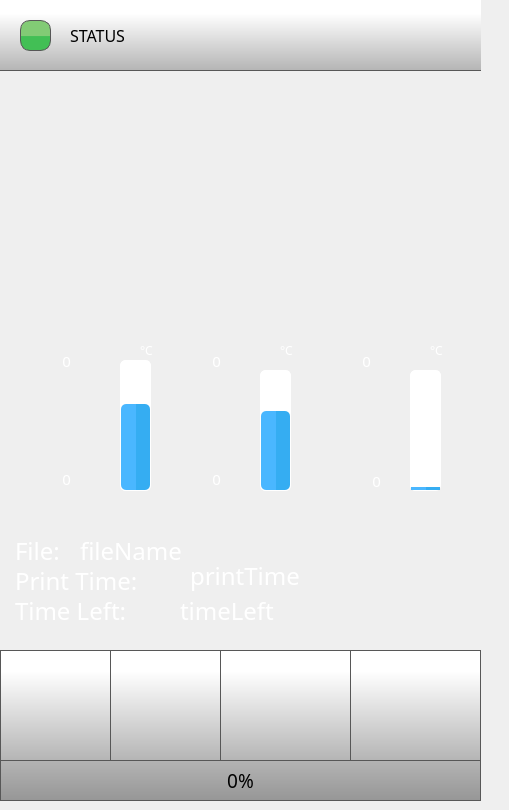
    <widget class="QWidget" name="homePage">
     <widget class="QPushButton" name="playPauseButton">
      <property name="geometry">
       <rect>
        <x>220</x>
        <y>650</y>
        <width>131</width>
        <height>111</height>
       </rect>
      </property>
      <property name="minimumSize">
       <size>
        <width>0</width>
        <height>0</height>
       </size>
      </property>
      <property name="font">
       <font>
        <family>Roboto</family>
       </font>
      </property>
      <property name="styleSheet">
       <string notr="true">QPushButton {
    border: 1px solid rgb(87, 87, 87);
	background-color: qlineargradient(spread:pad, x1:0, y1:1, x2:0, y2:0.188, stop:0 rgba(180, 180, 180, 255), stop:1 rgba(255, 255, 255, 255));
    
}

QPushButton:pressed {

    background-color: qlineargradient(x1: 0, y1: 0, x2: 0, y2: 1,
                                      stop: 0 #dadbde, stop: 1 #f6f7fa);
}

QPushButton:flat {
    border: none; /* no border for a flat push button */
}

QPushButton:default {
    border-color: navy; /* make the default button prominent */
}

QPushButton:focus {
	outline: none;
}</string>
      </property>
      <property name="text">
       <string/>
      </property>
      <property name="icon">
       <iconset>
        <normaloff>templates/img/play-button.png</normaloff>
        <normalon>templates/img/pause-button.png</normalon>templates/img/play-button.png</iconset>
      </property>
      <property name="iconSize">
       <size>
        <width>40</width>
        <height>40</height>
       </size>
      </property>
      <property name="checkable">
       <bool>true</bool>
      </property>
      <property name="checked">
       <bool>false</bool>
      </property>
      <property name="autoDefault">
       <bool>false</bool>
      </property>
      <property name="default">
       <bool>false</bool>
      </property>
      <property name="flat">
       <bool>false</bool>
      </property>
     </widget>
     <widget class="QPushButton" name="stopButton">
      <property name="geometry">
       <rect>
        <x>350</x>
        <y>650</y>
        <width>131</width>
        <height>111</height>
       </rect>
      </property>
      <property name="minimumSize">
       <size>
        <width>0</width>
        <height>0</height>
       </size>
      </property>
      <property name="font">
       <font>
        <family>Roboto</family>
       </font>
      </property>
      <property name="styleSheet">
       <string notr="true">QPushButton {
    border: 1px solid rgb(87, 87, 87);

	background-color: qlineargradient(spread:pad, x1:0, y1:1, x2:0, y2:0.188, stop:0 rgba(180, 180, 180, 255), stop:1 rgba(255, 255, 255, 255));
}

QPushButton:pressed {
    background-color: qlineargradient(x1: 0, y1: 0, x2: 0, y2: 1,
                                      stop: 0 #dadbde, stop: 1 #f6f7fa);
}

QPushButton:flat {
    border: none; /* no border for a flat push button */
}

QPushButton:default {
    border-color: navy; /* make the default button prominent */
}

QPushButton:focus {
	outline: none;
}</string>
      </property>
      <property name="text">
       <string/>
      </property>
      <property name="icon">
       <iconset>
        <normaloff>templates/img/video-player-stop-button.png</normaloff>templates/img/video-player-stop-button.png</iconset>
      </property>
      <property name="iconSize">
       <size>
        <width>30</width>
        <height>30</height>
       </size>
      </property>
     </widget>
     <widget class="QLabel" name="tool0Label">
      <property name="geometry">
       <rect>
        <x>20</x>
        <y>390</y>
        <width>61</width>
        <height>61</height>
       </rect>
      </property>
      <property name="font">
       <font>
        <family>Gotham Medium</family>
        <pointsize>14</pointsize>
        <weight>50</weight>
        <bold>false</bold>
        <underline>false</underline>
        <strikeout>false</strikeout>
       </font>
      </property>
      <property name="styleSheet">
       <string notr="true">
   color:  white;</string>
      </property>
      <property name="text">
       <string/>
      </property>
      <property name="pixmap">
       <pixmap>templates/img/Nozzle.png</pixmap>
      </property>
      <property name="scaledContents">
       <bool>true</bool>
      </property>
     </widget>
     <widget class="QLabel" name="FileNameLabel">
      <property name="geometry">
       <rect>
        <x>15</x>
        <y>540</y>
        <width>61</width>
        <height>21</height>
       </rect>
      </property>
      <property name="font">
       <font>
        <family>Gotham</family>
        <pointsize>18</pointsize>
        <weight>50</weight>
        <bold>false</bold>
       </font>
      </property>
      <property name="styleSheet">
       <string notr="true">color: rgb(255, 255, 255);</string>
      </property>
      <property name="text">
       <string>File:</string>
      </property>
     </widget>
     <widget class="QLabel" name="printTimeLabel">
      <property name="geometry">
       <rect>
        <x>15</x>
        <y>570</y>
        <width>171</width>
        <height>21</height>
       </rect>
      </property>
      <property name="font">
       <font>
        <family>Gotham</family>
        <pointsize>18</pointsize>
        <weight>50</weight>
        <bold>false</bold>
       </font>
      </property>
      <property name="styleSheet">
       <string notr="true">color: rgb(255, 255, 255);</string>
      </property>
      <property name="text">
       <string>Print Time:</string>
      </property>
     </widget>
     <widget class="QLabel" name="fileName">
      <property name="geometry">
       <rect>
        <x>80</x>
        <y>540</y>
        <width>401</width>
        <height>21</height>
       </rect>
      </property>
      <property name="font">
       <font>
        <family>Gotham</family>
        <pointsize>18</pointsize>
       </font>
      </property>
      <property name="styleSheet">
       <string notr="true">color: rgb(255, 255, 255);
background-color: rgba(255, 255, 255, 0);</string>
      </property>
      <property name="text">
       <string>fileName</string>
      </property>
      <property name="scaledContents">
       <bool>true</bool>
      </property>
      <property name="wordWrap">
       <bool>false</bool>
      </property>
     </widget>
     <widget class="QLabel" name="printTime">
      <property name="geometry">
       <rect>
        <x>190</x>
        <y>560</y>
        <width>281</width>
        <height>31</height>
       </rect>
      </property>
      <property name="font">
       <font>
        <family>Gotham</family>
        <pointsize>18</pointsize>
       </font>
      </property>
      <property name="styleSheet">
       <string notr="true">color: rgb(255, 255, 255);
background-color: rgba(255, 255, 255, 0);</string>
      </property>
      <property name="text">
       <string>printTime</string>
      </property>
     </widget>
     <widget class="QLabel" name="timeLeftLabel">
      <property name="geometry">
       <rect>
        <x>15</x>
        <y>600</y>
        <width>161</width>
        <height>21</height>
       </rect>
      </property>
      <property name="font">
       <font>
        <family>Gotham</family>
        <pointsize>18</pointsize>
        <weight>50</weight>
        <bold>false</bold>
       </font>
      </property>
      <property name="styleSheet">
       <string notr="true">color: rgb(255, 255, 255);</string>
      </property>
      <property name="text">
       <string>Time Left:</string>
      </property>
     </widget>
     <widget class="QProgressBar" name="bedTempBar">
      <property name="geometry">
       <rect>
        <x>410</x>
        <y>370</y>
        <width>31</width>
        <height>121</height>
       </rect>
      </property>
      <property name="styleSheet">
       <string notr="true">QProgressBar::chunk {
    border-radius: 5px;
	background-color: qlineargradient(spread:pad, x1:0.517, y1:0, x2:0.522, y2:0, stop:0.0336134 rgba(74, 183, 255, 255), stop:1 rgba(53, 173, 242, 255));
}

QProgressBar {
    border: 1px solid white;
    border-radius: 5px;
}
</string>
      </property>
      <property name="maximum">
       <number>300</number>
      </property>
      <property name="value">
       <number>10</number>
      </property>
      <property name="alignment">
       <set>Qt::AlignCenter</set>
      </property>
      <property name="textVisible">
       <bool>false</bool>
      </property>
      <property name="orientation">
       <enum>Qt::Vertical</enum>
      </property>
      <property name="format">
       <string>%v</string>
      </property>
     </widget>
     <widget class="QLabel" name="bedLabel">
      <property name="geometry">
       <rect>
        <x>330</x>
        <y>380</y>
        <width>61</width>
        <height>71</height>
       </rect>
      </property>
      <property name="font">
       <font>
        <family>Gotham Medium</family>
        <pointsize>14</pointsize>
        <weight>50</weight>
        <bold>false</bold>
        <underline>false</underline>
        <strikeout>false</strikeout>
       </font>
      </property>
      <property name="styleSheet">
       <string notr="true">
   color:  white;
background-color: rgba(255, 255, 255, 0);</string>
      </property>
      <property name="text">
       <string/>
      </property>
      <property name="pixmap">
       <pixmap>templates/img/bed.png</pixmap>
      </property>
      <property name="scaledContents">
       <bool>true</bool>
      </property>
     </widget>
     <widget class="QLabel" name="tool0TargetTemperature">
      <property name="geometry">
       <rect>
        <x>30</x>
        <y>350</y>
        <width>41</width>
        <height>21</height>
       </rect>
      </property>
      <property name="font">
       <font>
        <family>Gotham</family>
        <pointsize>11</pointsize>
        <weight>50</weight>
        <bold>false</bold>
        <underline>false</underline>
        <strikeout>false</strikeout>
       </font>
      </property>
      <property name="styleSheet">
       <string notr="true">
   color:  white;
background-color: rgba(255, 255, 255, 0);</string>
      </property>
      <property name="text">
       <string>0</string>
      </property>
      <property name="alignment">
       <set>Qt::AlignRight|Qt::AlignTrailing|Qt::AlignVCenter</set>
      </property>
     </widget>
     <widget class="QProgressBar" name="tool0TempBar">
      <property name="geometry">
       <rect>
        <x>120</x>
        <y>360</y>
        <width>31</width>
        <height>131</height>
       </rect>
      </property>
      <property name="styleSheet">
       <string notr="true">QProgressBar::chunk {
    border-radius: 5px;
	background-color: qlineargradient(spread:pad, x1:0.517, y1:0, x2:0.522, y2:0, stop:0.0336134 rgba(74, 183, 255, 255), stop:1 rgba(53, 173, 242, 255));
}

QProgressBar {
    border: 1px solid white;
    border-radius: 5px;
}
</string>
      </property>
      <property name="maximum">
       <number>300</number>
      </property>
      <property name="value">
       <number>200</number>
      </property>
      <property name="alignment">
       <set>Qt::AlignCenter</set>
      </property>
      <property name="textVisible">
       <bool>false</bool>
      </property>
      <property name="orientation">
       <enum>Qt::Vertical</enum>
      </property>
      <property name="format">
       <string>%v</string>
      </property>
     </widget>
     <widget class="QLabel" name="tool0ActualTemperature">
      <property name="geometry">
       <rect>
        <x>30</x>
        <y>470</y>
        <width>41</width>
        <height>18</height>
       </rect>
      </property>
      <property name="font">
       <font>
        <family>Gotham</family>
        <pointsize>11</pointsize>
        <weight>50</weight>
        <bold>false</bold>
        <underline>false</underline>
        <strikeout>false</strikeout>
       </font>
      </property>
      <property name="styleSheet">
       <string notr="true">
   color:  white;
background-color: rgba(0, 0, 0, 0);</string>
      </property>
      <property name="text">
       <string>0</string>
      </property>
      <property name="alignment">
       <set>Qt::AlignRight|Qt::AlignTrailing|Qt::AlignVCenter</set>
      </property>
     </widget>
     <widget class="QLabel" name="bedActualTemperatute">
      <property name="geometry">
       <rect>
        <x>340</x>
        <y>470</y>
        <width>41</width>
        <height>21</height>
       </rect>
      </property>
      <property name="font">
       <font>
        <family>Gotham</family>
        <pointsize>11</pointsize>
        <weight>50</weight>
        <bold>false</bold>
        <underline>false</underline>
        <strikeout>false</strikeout>
       </font>
      </property>
      <property name="styleSheet">
       <string notr="true">
   color:  white;
background-color: rgba(0, 0, 0, 0);</string>
      </property>
      <property name="text">
       <string>0</string>
      </property>
      <property name="alignment">
       <set>Qt::AlignRight|Qt::AlignTrailing|Qt::AlignVCenter</set>
      </property>
     </widget>
     <widget class="QLabel" name="bedTargetTemperature">
      <property name="geometry">
       <rect>
        <x>330</x>
        <y>350</y>
        <width>41</width>
        <height>21</height>
       </rect>
      </property>
      <property name="font">
       <font>
        <family>Gotham</family>
        <pointsize>11</pointsize>
        <weight>50</weight>
        <bold>false</bold>
        <underline>false</underline>
        <strikeout>false</strikeout>
       </font>
      </property>
      <property name="styleSheet">
       <string notr="true">
   color:  white;
background-color: rgba(255, 255, 255, 0);</string>
      </property>
      <property name="text">
       <string>0</string>
      </property>
      <property name="alignment">
       <set>Qt::AlignRight|Qt::AlignTrailing|Qt::AlignVCenter</set>
      </property>
     </widget>
     <widget class="QPushButton" name="menuButton">
      <property name="geometry">
       <rect>
        <x>0</x>
        <y>650</y>
        <width>111</width>
        <height>111</height>
       </rect>
      </property>
      <property name="minimumSize">
       <size>
        <width>0</width>
        <height>0</height>
       </size>
      </property>
      <property name="font">
       <font>
        <family>Gotham Light</family>
        <pointsize>13</pointsize>
       </font>
      </property>
      <property name="styleSheet">
       <string notr="true">QPushButton {
     border: 1px solid rgb(87, 87, 87);
	background-color: qlineargradient(spread:pad, x1:0, y1:1, x2:0, y2:0.188, stop:0 rgba(180, 180, 180, 255), stop:1 rgba(255, 255, 255, 255));
    

}

QPushButton:pressed {

    background-color: qlineargradient(x1: 0, y1: 0, x2: 0, y2: 1,
                                      stop: 0 #dadbde, stop: 1 #f6f7fa);
}

QPushButton:flat {
    border: none; /* no border for a flat push button */
}

QPushButton:default {
    border-color: navy; /* make the default button prominent */
}

QPushButton:focus {
	outline: none;
}</string>
      </property>
      <property name="text">
       <string/>
      </property>
      <property name="icon">
       <iconset>
        <normaloff>templates/img/menu.png</normaloff>templates/img/menu.png</iconset>
      </property>
      <property name="iconSize">
       <size>
        <width>60</width>
        <height>60</height>
       </size>
      </property>
      <property name="checkable">
       <bool>false</bool>
      </property>
      <property name="autoDefault">
       <bool>false</bool>
      </property>
      <property name="default">
       <bool>false</bool>
      </property>
      <property name="flat">
       <bool>false</bool>
      </property>
     </widget>
     <widget class="QProgressBar" name="printProgressBar">
      <property name="geometry">
       <rect>
        <x>0</x>
        <y>760</y>
        <width>481</width>
        <height>41</height>
       </rect>
      </property>
      <property name="font">
       <font>
        <family>Gotham</family>
        <pointsize>14</pointsize>
        <weight>50</weight>
        <italic>false</italic>
        <bold>false</bold>
        <stylestrategy>PreferAntialias</stylestrategy>
       </font>
      </property>
      <property name="styleSheet">
       <string notr="true">QProgressBar::chunk {

	background-color: qlineargradient(spread:pad, x1:0, y1:0.523, x2:0, y2:0.534, stop:0 rgba(130, 203, 117, 255), stop:1 rgba(66, 191, 85, 255));
border: 1px solid green;
}

QProgressBar {
    border: 1px solid rgb(87, 87, 87);
 /*  border-bottom-left-radius: 10px;
 border-bottom-right-radius: 10px;*/
	background-color: qlineargradient(spread:pad, x1:0, y1:1, x2:0, y2:0, stop:0 rgba(150, 150, 150, 255), stop:1 rgba(180, 180, 180, 255));
}
</string>
      </property>
      <property name="maximum">
       <number>100</number>
      </property>
      <property name="value">
       <number>0</number>
      </property>
      <property name="alignment">
       <set>Qt::AlignCenter</set>
      </property>
      <property name="textVisible">
       <bool>true</bool>
      </property>
      <property name="orientation">
       <enum>Qt::Horizontal</enum>
      </property>
      <property name="format">
       <string>%p%</string>
      </property>
     </widget>
     <widget class="QLabel" name="timeLeft">
      <property name="geometry">
       <rect>
        <x>180</x>
        <y>600</y>
        <width>281</width>
        <height>21</height>
       </rect>
      </property>
      <property name="font">
       <font>
        <family>Gotham</family>
        <pointsize>18</pointsize>
       </font>
      </property>
      <property name="styleSheet">
       <string notr="true">color: rgb(255, 255, 255);
background-color: rgba(255, 255, 255, 0);</string>
      </property>
      <property name="text">
       <string>timeLeft</string>
      </property>
      <property name="wordWrap">
       <bool>false</bool>
      </property>
     </widget>
     <widget class="QLabel" name="printerStatus">
      <property name="geometry">
       <rect>
        <x>70</x>
        <y>0</y>
        <width>411</width>
        <height>71</height>
       </rect>
      </property>
      <property name="font">
       <font>
        <family>Gotham</family>
        <pointsize>12</pointsize>
        <weight>50</weight>
        <bold>false</bold>
        <underline>false</underline>
        <strikeout>false</strikeout>
       </font>
      </property>
      <property name="styleSheet">
       <string notr="true">
background-color: rgba(255, 255, 255, 0);</string>
      </property>
      <property name="text">
       <string>STATUS</string>
      </property>
      <property name="scaledContents">
       <bool>true</bool>
      </property>
      <property name="alignment">
       <set>Qt::AlignLeading|Qt::AlignLeft|Qt::AlignVCenter</set>
      </property>
      <property name="wordWrap">
       <bool>true</bool>
      </property>
     </widget>
     <widget class="QPushButton" name="controlButton">
      <property name="geometry">
       <rect>
        <x>110</x>
        <y>650</y>
        <width>111</width>
        <height>111</height>
       </rect>
      </property>
      <property name="minimumSize">
       <size>
        <width>0</width>
        <height>0</height>
       </size>
      </property>
      <property name="font">
       <font>
        <family>Gotham Light</family>
        <pointsize>13</pointsize>
       </font>
      </property>
      <property name="styleSheet">
       <string notr="true">QPushButton {
     border: 1px solid rgb(87, 87, 87);

	background-color: qlineargradient(spread:pad, x1:0, y1:1, x2:0, y2:0.188, stop:0 rgba(180, 180, 180, 255), stop:1 rgba(255, 255, 255, 255));
}

QPushButton:pressed {
    background-color: qlineargradient(x1: 0, y1: 0, x2: 0, y2: 1,
                                      stop: 0 #dadbde, stop: 1 #f6f7fa);
}

QPushButton:flat {
    border: none; /* no border for a flat push button */
}

QPushButton:default {
    border-color: navy; /* make the default button prominent */
}

QPushButton:focus {
	outline: none;
}</string>
      </property>
      <property name="text">
       <string/>
      </property>
      <property name="icon">
       <iconset>
        <normaloff>templates/img/settings-1.png</normaloff>templates/img/settings-1.png</iconset>
      </property>
      <property name="iconSize">
       <size>
        <width>60</width>
        <height>60</height>
       </size>
      </property>
      <property name="checkable">
       <bool>false</bool>
      </property>
      <property name="autoDefault">
       <bool>false</bool>
      </property>
      <property name="default">
       <bool>false</bool>
      </property>
      <property name="flat">
       <bool>false</bool>
      </property>
     </widget>
     <widget class="QLabel" name="printerStatusColour">
      <property name="geometry">
       <rect>
        <x>20</x>
        <y>20</y>
        <width>31</width>
        <height>31</height>
       </rect>
      </property>
      <property name="font">
       <font>
        <family>Gotham</family>
        <pointsize>10</pointsize>
        <weight>50</weight>
        <bold>false</bold>
        <underline>false</underline>
        <strikeout>false</strikeout>
       </font>
      </property>
      <property name="styleSheet">
       <string notr="true">     border: 1px solid rgb(87, 87, 87);
	border-radius: 10px;
	background-color: qlineargradient(spread:pad, x1:0, y1:0.523, x2:0, y2:0.534, stop:0 rgba(130, 203, 117, 255), stop:1 rgba(66, 191, 85, 255));</string>
      </property>
      <property name="text">
       <string/>
      </property>
      <property name="alignment">
       <set>Qt::AlignCenter</set>
      </property>
     </widget>
     <widget class="QLabel" name="celciusLabel">
      <property name="geometry">
       <rect>
        <x>430</x>
        <y>340</y>
        <width>70</width>
        <height>21</height>
       </rect>
      </property>
      <property name="font">
       <font>
        <family>Gotham Medium</family>
        <pointsize>9</pointsize>
        <weight>50</weight>
        <bold>false</bold>
        <underline>false</underline>
        <strikeout>false</strikeout>
       </font>
      </property>
      <property name="styleSheet">
       <string notr="true">
   color:  white;
background-color: rgba(255, 255, 255, 0);</string>
      </property>
      <property name="text">
       <string>°C</string>
      </property>
     </widget>
     <widget class="QLabel" name="tool1TargetTemperature">
      <property name="geometry">
       <rect>
        <x>180</x>
        <y>350</y>
        <width>41</width>
        <height>21</height>
       </rect>
      </property>
      <property name="font">
       <font>
        <family>Gotham</family>
        <pointsize>11</pointsize>
        <weight>50</weight>
        <bold>false</bold>
        <underline>false</underline>
        <strikeout>false</strikeout>
       </font>
      </property>
      <property name="styleSheet">
       <string notr="true">
   color:  white;
background-color: rgba(255, 255, 255, 0);</string>
      </property>
      <property name="text">
       <string>0</string>
      </property>
      <property name="alignment">
       <set>Qt::AlignRight|Qt::AlignTrailing|Qt::AlignVCenter</set>
      </property>
     </widget>
     <widget class="QLabel" name="tool1Label">
      <property name="geometry">
       <rect>
        <x>180</x>
        <y>390</y>
        <width>61</width>
        <height>61</height>
       </rect>
      </property>
      <property name="font">
       <font>
        <family>Gotham Medium</family>
        <pointsize>14</pointsize>
        <weight>50</weight>
        <bold>false</bold>
        <underline>false</underline>
        <strikeout>false</strikeout>
       </font>
      </property>
      <property name="styleSheet">
       <string notr="true">
   color:  white;</string>
      </property>
      <property name="text">
       <string/>
      </property>
      <property name="pixmap">
       <pixmap>templates/img/Nozzle.png</pixmap>
      </property>
      <property name="scaledContents">
       <bool>true</bool>
      </property>
     </widget>
     <widget class="QProgressBar" name="tool1TempBar">
      <property name="geometry">
       <rect>
        <x>260</x>
        <y>370</y>
        <width>31</width>
        <height>121</height>
       </rect>
      </property>
      <property name="styleSheet">
       <string notr="true">QProgressBar::chunk {
    border-radius: 5px;
	background-color: qlineargradient(spread:pad, x1:0.517, y1:0, x2:0.522, y2:0, stop:0.0336134 rgba(74, 183, 255, 255), stop:1 rgba(53, 173, 242, 255));
}

QProgressBar {
    border: 1px solid white;
    border-radius: 5px;
}
</string>
      </property>
      <property name="maximum">
       <number>300</number>
      </property>
      <property name="value">
       <number>200</number>
      </property>
      <property name="alignment">
       <set>Qt::AlignCenter</set>
      </property>
      <property name="textVisible">
       <bool>false</bool>
      </property>
      <property name="orientation">
       <enum>Qt::Vertical</enum>
      </property>
      <property name="format">
       <string>%v</string>
      </property>
     </widget>
     <widget class="QLabel" name="tool1ActualTemperature">
      <property name="geometry">
       <rect>
        <x>180</x>
        <y>470</y>
        <width>41</width>
        <height>18</height>
       </rect>
      </property>
      <property name="font">
       <font>
        <family>Gotham</family>
        <pointsize>11</pointsize>
        <weight>50</weight>
        <bold>false</bold>
        <underline>false</underline>
        <strikeout>false</strikeout>
       </font>
      </property>
      <property name="styleSheet">
       <string notr="true">
   color:  white;
background-color: rgba(0, 0, 0, 0);</string>
      </property>
      <property name="text">
       <string>0</string>
      </property>
      <property name="alignment">
       <set>Qt::AlignRight|Qt::AlignTrailing|Qt::AlignVCenter</set>
      </property>
     </widget>
     <widget class="QLabel" name="statusBar">
      <property name="geometry">
       <rect>
        <x>0</x>
        <y>0</y>
        <width>481</width>
        <height>71</height>
       </rect>
      </property>
      <property name="font">
       <font>
        <family>Gotham Medium</family>
        <pointsize>14</pointsize>
       </font>
      </property>
      <property name="styleSheet">
       <string notr="true">     border-bottom: 1px solid rgb(87, 87, 87);
	background-color: qlineargradient(spread:pad, x1:0, y1:1, x2:0, y2:0.188, stop:0 rgba(180, 180, 180, 255), stop:1 rgba(255, 255, 255, 255));</string>
      </property>
      <property name="frameShape">
       <enum>QFrame::NoFrame</enum>
      </property>
      <property name="frameShadow">
       <enum>QFrame::Raised</enum>
      </property>
      <property name="text">
       <string/>
      </property>
     </widget>
     <widget class="QLabel" name="printPreviewMain">
      <property name="geometry">
       <rect>
        <x>90</x>
        <y>70</y>
        <width>281</width>
        <height>271</height>
       </rect>
      </property>
      <property name="styleSheet">
       <string notr="true">background-color: rgba(255, 255, 255, 0);</string>
      </property>
      <property name="text">
       <string/>
      </property>
      <property name="pixmap">
       <pixmap>templates/img/thumbnail.png</pixmap>
      </property>
      <property name="scaledContents">
       <bool>true</bool>
      </property>
     </widget>
     <widget class="QLabel" name="celciusLabel_2">
      <property name="geometry">
       <rect>
        <x>280</x>
        <y>340</y>
        <width>70</width>
        <height>21</height>
       </rect>
      </property>
      <property name="font">
       <font>
        <family>Gotham Medium</family>
        <pointsize>9</pointsize>
        <weight>50</weight>
        <bold>false</bold>
        <underline>false</underline>
        <strikeout>false</strikeout>
       </font>
      </property>
      <property name="styleSheet">
       <string notr="true">
   color:  white;
background-color: rgba(255, 255, 255, 0);</string>
      </property>
      <property name="text">
       <string>°C</string>
      </property>
     </widget>
     <widget class="QLabel" name="celciusLabel_3">
      <property name="geometry">
       <rect>
        <x>140</x>
        <y>340</y>
        <width>70</width>
        <height>21</height>
       </rect>
      </property>
      <property name="font">
       <font>
        <family>Gotham Medium</family>
        <pointsize>9</pointsize>
        <weight>50</weight>
        <bold>false</bold>
        <underline>false</underline>
        <strikeout>false</strikeout>
       </font>
      </property>
      <property name="styleSheet">
       <string notr="true">
   color:  white;
background-color: rgba(255, 255, 255, 0);</string>
      </property>
      <property name="text">
       <string>°C</string>
      </property>
     </widget>
     <zorder>timeLeftLabel</zorder>
     <zorder>printPreviewMain</zorder>
     <zorder>statusBar</zorder>
     <zorder>playPauseButton</zorder>
     <zorder>stopButton</zorder>
     <zorder>tool0Label</zorder>
     <zorder>FileNameLabel</zorder>
     <zorder>printTimeLabel</zorder>
     <zorder>printTime</zorder>
     <zorder>bedTempBar</zorder>
     <zorder>bedLabel</zorder>
     <zorder>tool0TempBar</zorder>
     <zorder>tool0ActualTemperature</zorder>
     <zorder>tool0TargetTemperature</zorder>
     <zorder>bedActualTemperatute</zorder>
     <zorder>bedTargetTemperature</zorder>
     <zorder>menuButton</zorder>
     <zorder>timeLeft</zorder>
     <zorder>controlButton</zorder>
     <zorder>printProgressBar</zorder>
     <zorder>printerStatus</zorder>
     <zorder>printerStatusColour</zorder>
     <zorder>celciusLabel</zorder>
     <zorder>tool1TargetTemperature</zorder>
     <zorder>tool1Label</zorder>
     <zorder>tool1TempBar</zorder>
     <zorder>tool1ActualTemperature</zorder>
     <zorder>fileName</zorder>
     <zorder>celciusLabel_2</zorder>
     <zorder>celciusLabel_3</zorder>
    </widget>
